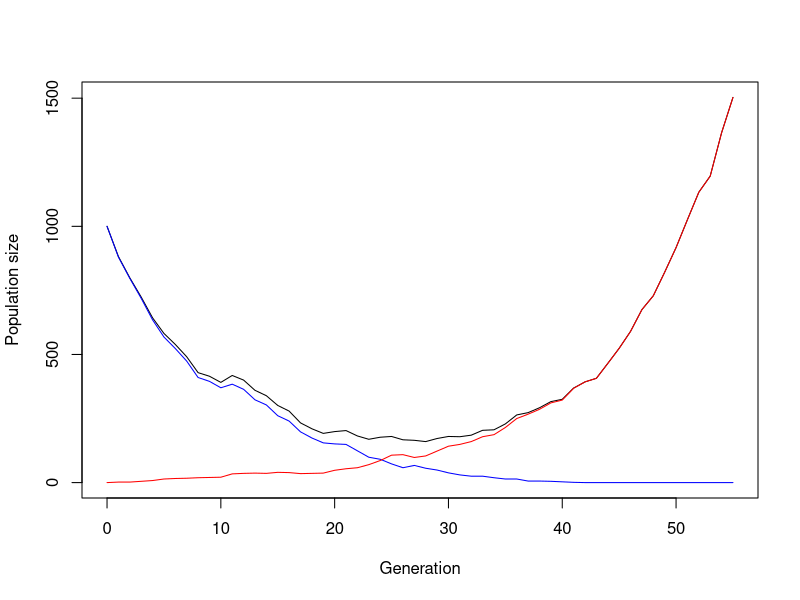

Generate this figure with R:
## ---- chunk 1
simulate_one_gen <- function(N_B_wt, N_B_r, decay_rate, sel_coeff, mut_rate_r) {
  # draw offspring according to Poisson distribution
  offsp_a <- rpois(1, N_B_wt * (1-decay_rate))
  offsp_A <- rpois(1, N_B_r * (1-decay_rate+sel_coeff))
  # draw new mutants according to Poisson distribution
  mut_a_to_A <- rpois(1, offsp_a * mut_rate_r)
  
  # determine new population sizes of wild type and mutant
  N_a_new <- max(offsp_a - mut_a_to_A, 0)
  N_A_new <-  offsp_A + mut_a_to_A
  
  return(c(N_a_new, N_A_new))
}
# Test the function
print(simulate_one_gen(100,0,0.1,0.2,0.01))
## ---- chunk 2
simulate_pop <- function(N_init_B_wt, N_init_B_r, decay_rate, sel_coeff, mut_rate_r, t_max) {
  # Create the vector in which to save the results
  pop_vector <- c(N_init_B_wt, N_init_B_r)
  # initiate the variables
  pop_new <- c(N_init_B_wt, N_init_B_r)
  
  # run the simulation until generation t_max
  for (i in 1:t_max) {
    # redefine the current population one generation later
    pop_new <- simulate_one_gen(pop_new[1],pop_new[2], decay_rate, sel_coeff, mut_rate_r)
    # add the new population sizes to the output vector
    pop_vector <- rbind(pop_vector,pop_new)
    # condition to stop the simulation before t_max: either the population exceeds 1.5 times the original population size, or it goes extinct
    if (pop_new[1]+pop_new[2]>=1.5*(N_init_B_wt+ N_init_B_r) | pop_new[1]+pop_new[2]==0) break
  }
  
  # define the row and column names of the output vector
  rownames(pop_vector) <- (0:t_max)[1:length(pop_vector[,1])] # note that the vector has to be cut if the simulation stopped early
  colnames(pop_vector) <- c("a","A")
  # return the result
  return(pop_vector)	
}


# Test the function and plot the result
# set t_max to a value to be used througout
max_gen <- 1000
# create your simulation data
output <- simulate_pop(1000,0,0.1,0.2,0.001,max_gen)
# show the last few lines of the data table
print(tail(output))
# plot the output - note that the plot range and the x axis have to be adjusted based on the length of the table
# determine x axis range 
x_range <- 0:(length(output[,1])-1)
# this plots the total population size
plot(x_range,output[,1]+output[,2],type='l',ylim=c(0,max(output[,1]+output[,2])),xlab = "Generation",ylab = "Population size")
# add number of wild type individuals
lines(x_range,output[,1], col="blue")
# add number of mutant individuals
lines(x_range,output[,2], col="red")
## ---- chunk 3
# set some parameters to fixed values
init_a <- 100
init_A <- 0
m_rate <- 0.001
max_gen <- 1000
# determine how often to run the simulation for each set of parameters
no_replicates <- 100

# set parameters to vary
s_values <- c(0.2,0.3,0.4)
r_values <- c(0.05,0.1,0.15)

# initialize data table - where to collect the results
data_table <- c()
# run the simulation across all chosen parameters
# loop over decay rates
for(rval in r_values){
  # loop over selection coefficients
  for(sval in s_values){
    # different way of running many simulations: make replicates using "repeat" function with a counter i
    # reset counter
    i<-1
    repeat {
      # increase counter by one
      i<-i+1
      # run the simulation once
      one_run <- simulate_pop(init_a,init_A,rval,sval,m_rate,max_gen)
      # determine total population sizes
      total_size <- one_run[,1]+one_run[,2]
      # determine minimum population size
      min_size <- min(total_size)
      # determine (first) generation at which this population size occurred
      min_gen <- as.numeric(which(total_size==min_size)[1])
      # enter the data into the table
      data_table <- rbind(data_table,c(rval,sval,min_gen,min_size)) # note that we add the varying parameters (decay rate and selection coefficient) to the table too
      # stop the repeated computation after no_replicates times
      if(i>no_replicates) break
    }
  }
}
# define column names of data table
colnames(data_table) <- c("r","s","min_gen","no_min")
# show the first lines of the output
print(head(data_table))
